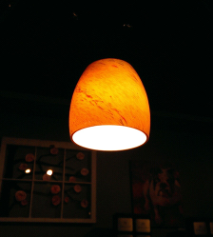
#> input picture data/task_low_light_enhancement/data/1.png, 213 x 237 px
$ python -i simple_white_balance_by_he.py   (imports and definitions only)
#> lines starting #> are read from the running program, lines starting #| are printed output that depends on the picture; after the words box and inside, x2 and y2 are one past the last pixel; in counts of white or black regions, pixels touching at a corner belong together
#> further down, picture is the input picture: shape (237, 213, 3); mean B, G, R 12.1, 27.2, 36.8
import numpy as np
import cv2, os, sys

ESC_KEY = 27
SCREEN_WIDTH = 1920
SCREEN_HEIGHT = 1024
SCALE = 1.0

def callback(x):
    pass # do nothing

def display_cdf(image):

    CDF = np.ones((256,256,3), np.uint8)
    CDF *= 255

    b, g, r = cv2.split(image)
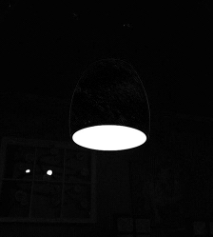
#> b: shape (237, 213); min 0, max 255, mean 12.1
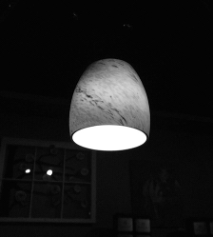
#> g: shape (237, 213); min 2, max 255, mean 27.2
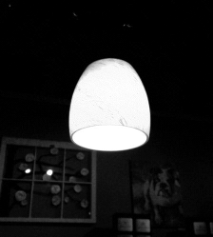
#> r: shape (237, 213); min 0, max 255, mean 36.8
    H, W = image.shape[:2]
#> H = 237; W = 213

    hist,bins = np.histogram(b.flatten(), 256, [0,256])
#> hist = 256 values, max 18724 at index 3, min 0 at index 33, mean 197.2; bins = 257 values from 0 to 256
    cdf = hist.cumsum()
#> cdf = 256 values from 396 to 50481
    cdf_b = cdf * 255 / (H*W)
#> cdf_b = 256 values from 2 to 255
    cdf_b = cdf_b.astype(np.uint8)

    for i in range(1, 256):
        cv2.line(CDF, (i-1, 255 - cdf_b[i-1]), (i, 255 - cdf_b[i]), (255, 0, 0), 1)
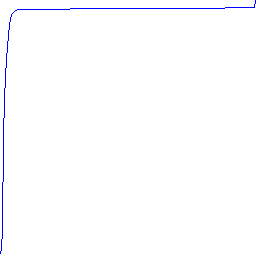
#> CDF: shape (256, 256, 3); mean of channels 0, 1, 2 255, 253.1, 253.1; drawn as B, G, R

    hist,bins = np.histogram(g.flatten(), 256, [0,256])
#> hist = 256 values, max 16154 at index 4, min 0 at index 0, mean 197.2
    cdf = hist.cumsum()
#> cdf = 256 values from 0 to 50481
    cdf_g = cdf * 255 / (H*W)
#> cdf_g = 256 values from 0 to 255
    cdf_g = cdf_g.astype(np.uint8)

    for i in range(1, 256):
        cv2.line(CDF, (i-1, 255 - cdf_g[i-1]), (i, 255 - cdf_g[i]), (0, 255, 0), 1)
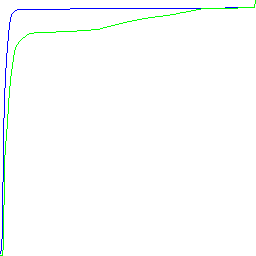
#> CDF: shape (256, 256, 3); 0.7% of pixels changed, all inside (x1, y1, x2, y2) = (0, 0, 256, 256); drawn as B, G, R

    hist,bins = np.histogram(r.flatten(), 256, [0,256])
#> hist = 256 values, max 16813 at index 0, min 0 at index 170, mean 197.2
    cdf = hist.cumsum()
#> cdf = 256 values from 16813 to 50481
    cdf_r = cdf * 255 / (H*W)
#> cdf_r = 256 values from 84.93 to 255
    cdf_r = cdf_r.astype(np.uint8)
#> cdf_r = 256 values from 84 to 255

    for i in range(1, 256):
        cv2.line(CDF, (i-1, 255 - cdf_r[i-1]), (i, 255 - cdf_r[i]), (0, 0, 255), 1)
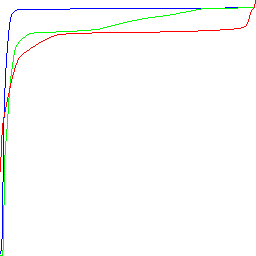
#> CDF: shape (256, 256, 3); 0.56% of pixels changed, all inside (x1, y1, x2, y2) = (0, 0, 256, 172); drawn as B, G, R

    cv2.imshow('CDF', CDF)

argv = sys.argv
argc = len(argv)

# [10 lines not run here, left out]

# [1 line that did not run here, left out]
# [1 line not run here, left out]

# [1 line that did not run here, left out]
# [1 line that did not run here, left out]

# [1 line that did not run here, left out]

# store equivalent pixels position
equivs = []
# [6 lines not run here, left out]

# store HE values
hes = []
# [9 lines not run here, left out]

# [1 line that did not run here, left out]
# [1 line not run here, left out]

blue = 50
green = 50
red = 50

prev_blue = -1
prev_green = -1
prev_red = -1

# create trackbar
# [8 lines not run here, left out]

# [1 line that did not run here, left out]

# [4 lines not run here, left out]

fRatio = True
fScale = True
prev_scale = -1

# [91 lines not run here, left out]

>>> import cv2
>>> picture = cv2.imread('../data/1.png')
>>> result = display_cdf(picture)

$ run again, on data/task_low_light_enhancement/data/3.png
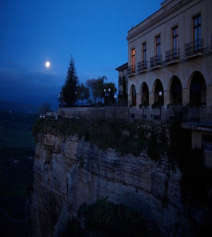
#> input picture data/task_low_light_enhancement/data/3.png, 212 x 237 px
#> picture is the input picture: shape (237, 212, 3); mean B, G, R 72.2, 42.2, 22.1
#> in display_cdf, `hist,bins = np.histogram(b.flatten(), 256, [0,256])`: hist = 256 values, max 849 at index 2, min 0 at index 214, mean 196.3; bins = 257 values from 0 to 256
#> in display_cdf, `cdf = hist.cumsum()`: cdf = 256 values from 56 to 50244
#> in display_cdf, `cdf_b = cdf * 255 / (H*W)`: cdf_b = 256 values from 0.284 to 255
#> in display_cdf, `cdf_b = cdf_b.astype(np.uint8)`: cdf_b = 256 values from 0 to 255
#> in display_cdf, `hist,bins = np.histogram(g.flatten(), 256, [0,256])`: hist = 256 values, max 1687 at index 3, min 0 at index 140, mean 196.3
#> in display_cdf, `cdf = hist.cumsum()`: cdf = 256 values from 75 to 50244
#> in display_cdf, `cdf_g = cdf * 255 / (H*W)`: cdf_g = 256 values from 0.381 to 255
#> in display_cdf, `cdf_g = cdf_g.astype(np.uint8)`: cdf_g = 256 values from 0 to 255
#> after the loop in display_cdf, `for i in range(1, 256):`:
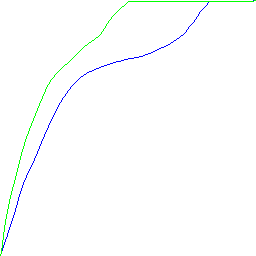
#> CDF: shape (256, 256, 3); mean of channels 0, 1, 2 253.5, 253.8, 252.3; drawn as B, G, R
#> in display_cdf, `hist,bins = np.histogram(r.flatten(), 256, [0,256])`: hist = 256 values, max 3191 at index 3, min 0 at index 109, mean 196.3
#> in display_cdf, `cdf = hist.cumsum()`: cdf = 256 values from 77 to 50244
#> in display_cdf, `cdf_r = cdf * 255 / (H*W)`: cdf_r = 256 values from 0.391 to 255
#> in display_cdf, `cdf_r = cdf_r.astype(np.uint8)`: cdf_r = 256 values from 0 to 255
#> after the loop in display_cdf, `for i in range(1, 256):`:
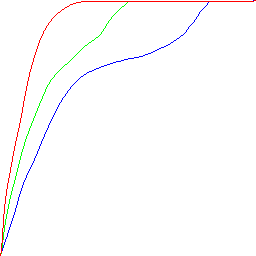
#> CDF: shape (256, 256, 3); 0.67% of pixels changed, all inside (x1, y1, x2, y2) = (0, 0, 256, 256); drawn as B, G, R
